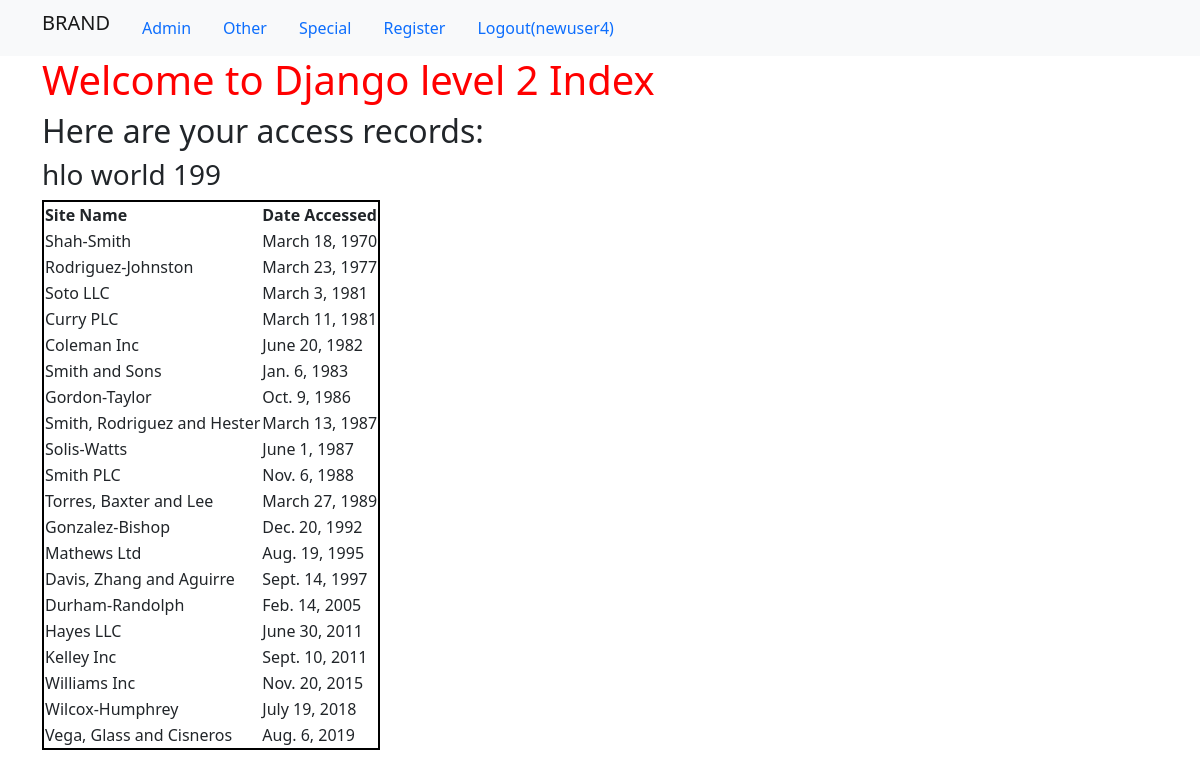
/ (signed in), run on the app's committed database.
### first_app/models.py (models this page shows, shortened)
class AccessRecord(models.Model):
    name = models.ForeignKey(Webpage, on_delete=models.CASCADE)
    date = models.DateField()

class Webpage(models.Model):
    topic = models.ForeignKey(Topic, on_delete=models.CASCADE)
    name = models.CharField(max_length=256, unique=True)
    url = models.URLField(unique=True)
    def __str__(self):
        return self.name

### first_app/views.py (the view)
# urls.py: path('', views.index, name='index'),
def index(request):
    webpages_list = AccessRecord.objects.order_by('date')
    context = {'access_records': webpages_list, 'text':'hello world', 'number':100}
    return render(request, 'first_app/index.html', context=context)

### templates/first_app/index.html
<!DOCTYPE html>
{% extends 'first_app/base.html' %}
{% block body_block %}
<h1>Welcome to Django level 2 Index</h1>
<h2>Here are your access records:</h2>
<h3>{{ text|cut:'el'|upper|lower }} {{ number|add:'99' }}</h3>
<div class="djangotwo">
  {% if access_records %}
    <table>
      <thead>
        <th>Site Name</th>
        <th>Date Accessed</th>
      </thead>
      {% for acc in access_records %}
        <tr>
          <td>{{ acc.name }}</td>
          <td>{{ acc.date }}</td>
        </tr>
      {% endfor %}
    </table>
    {% else %}
      <p>NO ACCESS RECORDS FOUND!</p>
  {% endif %}
</div>
{% endblock %}

### templates/first_app/base.html (shortened to what this page needs)
<!DOCTYPE html>
{% load static %}
<html lang="en" dir="ltr">
  <head>
    <link rel="stylesheet" href="{% static "/css/style.css" %}">
    <link href="https://cdn.jsdelivr.net/npm/bootstrap@5.2.0/dist/css/bootstrap.min.css" rel="stylesheet">
  </head>
  <body>
    <nav class='navbar navbar-light bg-light'>
      <div class="container">
        <ul class='nav'>
          <li class='nav-item'><a class='navbar-brand' href="{% url 'first_app:index' %}">BRAND</a></li>
          <li class='nav-item'><a class='nav-link' href="{% url 'admin:index' %}">Admin</a></li>
          <li class='nav-item'><a class='nav-link' href="{% url 'first_app:other' %}">Other</a></li>
          <li class='nav-item'><a class='nav-link' href="{% url 'first_app:special' %}">Special</a></li>
          <li class='nav-item'><a class='nav-link' href="{% url 'first_app:register' %}">Register</a></li>
          {% if user.is_authenticated %}
            <li class='nav-item'><a class='nav-link' href="{% url 'first_app:logout' %}">Logout({{ user.username }})</a></li>
          {% else %}
            <li class='nav-item'><a class='nav-link' href="{% url 'first_app:user_login' %}">Login</a></li>
          {% endif %}
        </ul>
      </div>
    </nav>
    <div class="container">
      {% block body_block %}
      {% endblock %}
    </div>
  </body>
</html>

### static/css/style.css (style rules this page uses)
h1 { color: red; }
table, th, td { border: solid black 2px; }

### data on the page
AccessRecord: name "Shah-Smith", date "March 18, 1970"
AccessRecord: name "Rodriguez-Johnston", date "March 23, 1977"
AccessRecord: name "Soto LLC", date "March 3, 1981"
AccessRecord: name "Curry PLC", date "March 11, 1981"
AccessRecord: name "Coleman Inc", date "June 20, 1982"
AccessRecord: name "Smith and Sons", date "Jan. 6, 1983"
AccessRecord: name "Gordon-Taylor", date "Oct. 9, 1986"
AccessRecord: name "Smith, Rodriguez and Hester", date "March 13, 1987"
AccessRecord: name "Solis-Watts", date "June 1, 1987"
AccessRecord: name "Smith PLC", date "Nov. 6, 1988"
AccessRecord: name "Torres, Baxter and Lee", date "March 27, 1989"
AccessRecord: name "Gonzalez-Bishop", date "Dec. 20, 1992"
AccessRecord: name "Mathews Ltd", date "Aug. 19, 1995"
AccessRecord: name "Davis, Zhang and Aguirre", date "Sept. 14, 1997"
AccessRecord: name "Durham-Randolph", date "Feb. 14, 2005"
AccessRecord: name "Hayes LLC", date "June 30, 2011"
AccessRecord: name "Kelley Inc", date "Sept. 10, 2011"
AccessRecord: name "Williams Inc", date "Nov. 20, 2015"
AccessRecord: name "Wilcox-Humphrey", date "July 19, 2018"
AccessRecord: name "Vega, Glass and Cisneros", date "Aug. 6, 2019"

### other printed values
{{ user.username }} "newuser4"
{{ text|cut:'el'|upper|lower }} "hlo world"
{{ number|add:'99' }} "199"
